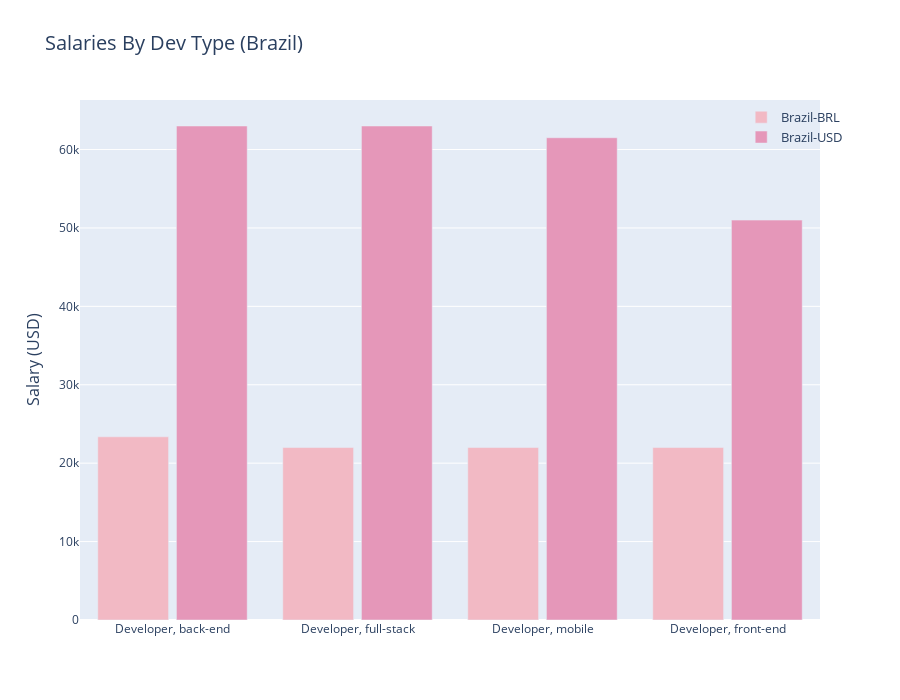

Notebook source saved alongside this figure:
### Markdown cell above
# 2.1 Are Brazilians' salaries from those who earn in USD higher than those who are compensated in BRL?

### Code cell
# Plotting salaries for Brazilian professionals who are compensated in BRL and in USD

df_devs_salaries_brazil = df_devs_salaries[['dev_type','median_salary_br_brl','median_salary_br_usd']].dropna()

fig = go.Figure()
fig.add_trace(go.Bar(x=df_devs_salaries_brazil['dev_type'],
                y=df_devs_salaries_brazil['median_salary_br_brl'],
                name='Brazil-BRL',
                marker_color='rgb(242, 185, 196)'
                ))
fig.add_trace(go.Bar(x=df_devs_salaries_brazil['dev_type'],
                y=df_devs_salaries_brazil['median_salary_br_usd'],
                name='Brazil-USD',
                marker_color='rgb(229, 151, 185)'
                )) #2 e #4
fig.update_layout(
    height=700,
    title={
        'text':'Salaries By Dev Type (Brazil)',
        'font':{'size':20}

        },
    xaxis_tickfont_size=12,
    yaxis=dict(
        title='Salary (USD)',
        titlefont_size=16,
        tickfont_size=12,
    ),
    legend=dict(
        x=.88,
        y=1.015,
        bgcolor='rgba(255, 255, 255, 0)',
        bordercolor='rgba(255, 255, 255, 0)',
        borderwidth=10
    ),
    barmode='group',
    bargap=0.15, 
    bargroupgap=0.1,
    font={'size':13}
)
fig.show()

### Figure 1 — Plotly figure (JSON) as saved in the notebook; plotly's stock layout.template omitted (floating-point values rounded to 4 significant figures)
{"data": [{"marker": {"color": "rgb(242, 185, 196)"}, "name": "Brazil-BRL", "x": ["Developer, back-end", "Developer, full-stack", "Developer, mobile", "Developer, front-end"], "y": [23364, 21996, 21996, 21996], "type": "bar"}, {"marker": {"color": "rgb(229, 151, 185)"}, "name": "Brazil-USD", "x": ["Developer, back-end", "Developer, full-stack", "Developer, mobile", "Developer, front-end"], "y": [63000, 63000, 61500, 51000], "type": "bar"}], "layout": {"title": {"font": {"size": 20}, "text": "Salaries By Dev Type (Brazil)"}, "xaxis": {"tickfont": {"size": 12}}, "yaxis": {"title": {"text": "Salary (USD)", "font": {"size": 16}}, "tickfont": {"size": 12}}, "legend": {"x": 0.88, "y": 1.015, "bgcolor": "rgba(255, 255, 255, 0)", "bordercolor": "rgba(255, 255, 255, 0)", "borderwidth": 10}, "font": {"size": 13}, "height": 700, "barmode": "group", "bargap": 0.15, "bargroupgap": 0.1}}
